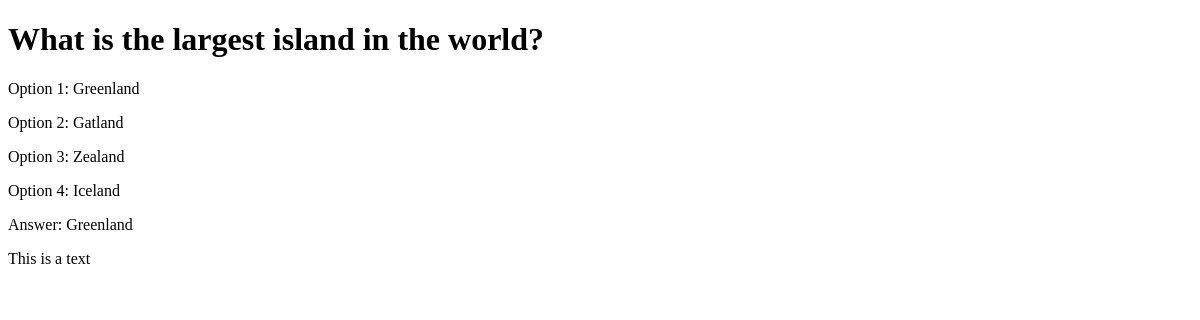
Before: /q/2/ with the older database file.
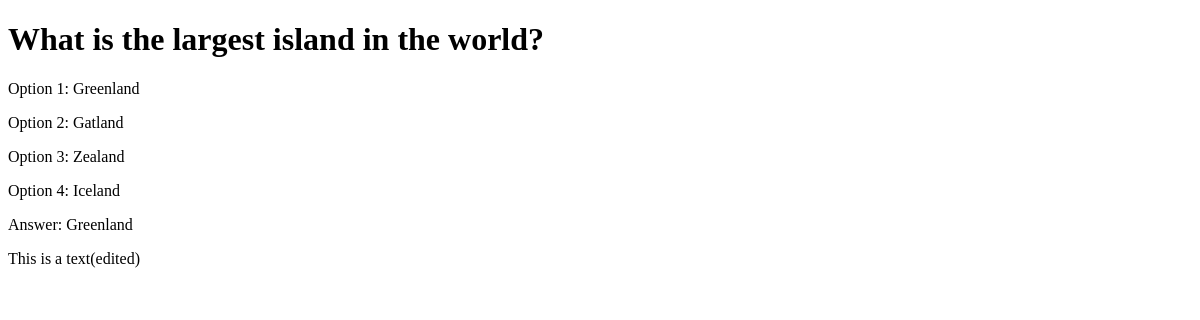
After: the same page with the newer database file.
### qnapp/models.py (models this page shows, shortened)
class AllQuestions(models.Model):
    id = models.AutoField(primary_key=True)
    Question_Title = models.TextField()
    Option_1 = models.TextField()
    Option_2 = models.TextField()
    Option_3 = models.TextField()
    Option_4 = models.TextField()
    Answer = models.TextField()
    Description = models.TextField()
    class Meta:
        constraints = [
            models.CheckConstraint(
                check=models.Q(Answer=models.F('Option_1')) |
                      models.Q(Answer=models.F('Option_2')) |
                      models.Q(Answer=models.F('Option_3')) |
                      models.Q(Answer=models.F('Option_4')),
                name="answer_matches_option"
            )
        ]

### qnapp/views.py (the view)
# urls.py: path('q/<int:question_id>/', question_detail_view, name='question_detail'),
def question_detail_view(request, question_id):
    question = AllQuestions.objects.get(pk=question_id)
    return render(request, 'question_detail.html', {'question': question})

### templates/question_detail.html (shortened to what this page needs)
<!DOCTYPE html>
<html>
<head>
</head>
<body>
    <h1>{{ question.Question_Title }}</h1>
    <p>Option 1: {{ question.Option_1 }}</p>
    <p>Option 2: {{ question.Option_2 }}</p>
    <p>Option 3: {{ question.Option_3 }}</p>
    <p>Option 4: {{ question.Option_4 }}</p>
    <p>Answer: {{ question.Answer }}</p>
    <div>{{ question.Description }}</div>
</body>
</html>

Changed rows visible on the page:
changed AllQuestions "What is the largest island in the world?": Description "This is a text" → "This is a text(edited)"
